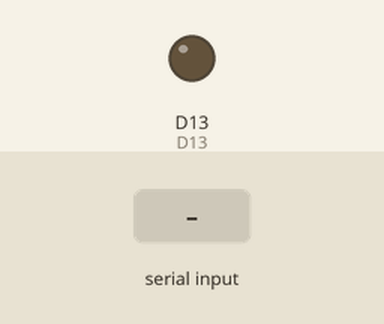
This program was run on a simulated CircuitPython board. Parts: output pins drawn as LEDs (lit = HIGH). The inputs (shaded band) are chosen by the test bench. What the program prints to the serial console is not drawn.

Above: at 1.2 s.
1.3 s: "1" typed at the serial console, then Enter
Timing chart, 0 to 4.3 s (numbered marks = the images above; inputs shaded):
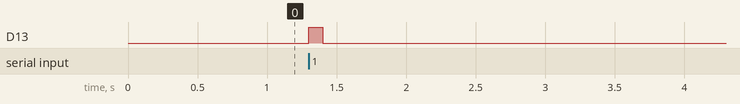

The program:

MorseCodeLCD.py
```python
# Morse Code LCD Thingy
# test code, imports for use with Metro M0 Express ONLY
import board
import digitalio
import analogio
import time

D13 = digitalio.DigitalInOut(board.D13)
D13.direction = digitalio.Direction.OUTPUT
D13.value = False
debounce = False

while debounce == False:
    input("Press ENTER to Toggle LED")
    D13.value = True
    time.sleep(0.1)
    D13.value = False
```

Measured:
- after the input at 1.3 s, D13: LOW → HIGH at once, → LOW 0.10 s later
